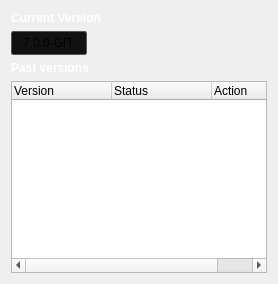
                <widget class="QWidget" name="settings_upgrade_tab">
                 <layout class="QFormLayout" name="settigsUpgradeFormLayout">
                  <property name="fieldGrowthPolicy">
                   <enum>QFormLayout::ExpandingFieldsGrow</enum>
                  </property>
                  <property name="labelAlignment">
                   <set>Qt::AlignLeading|Qt::AlignLeft|Qt::AlignTop</set>
                  </property>
                  <property name="formAlignment">
                   <set>Qt::AlignLeading|Qt::AlignLeft|Qt::AlignTop</set>
                  </property>
                  <item row="0" column="0">
                   <widget class="QLabel" name="label_current_version">
                    <property name="styleSheet">
                     <string notr="true">font-weight: bold;
color: white;</string>
                    </property>
                    <property name="text">
                     <string>Current Version</string>
                    </property>
                   </widget>
                  </item>
                  <item row="1" column="0">
                   <widget class="QLabel" name="value_current_version">
                    <property name="styleSheet">
                     <string notr="true">background:#111111; padding:4px 8px;border-radius:2px;border:1px solid #555;</string>
                    </property>
                    <property name="text">
                     <string>7.0.0-GIT</string>
                    </property>
                   </widget>
                  </item>
                  <item row="2" column="0">
                   <widget class="QLabel" name="label_past_versions">
                    <property name="styleSheet">
                     <string notr="true">font-weight: bold;color: white;</string>
                    </property>
                    <property name="text">
                     <string>Past versions</string>
                    </property>
                   </widget>
                  </item>
                  <item row="3" column="0" colspan="2">
                      <widget class="QTreeWidget" name="tree_widget_past_version">
                           <property name="indentation">
                            <number>0</number>
                           </property>
                           <column>
                            <property name="text">
                             <string>Version</string>
                            </property>
                           </column>
                           <column>
                            <property name="text">
                             <string>Status</string>
                            </property>
                           </column>
                           <column>
                            <property name="text">
                             <string>Action</string>
                            </property>
                           </column>
                      </widget>
                  </item>
                 </layout>
                </widget>
